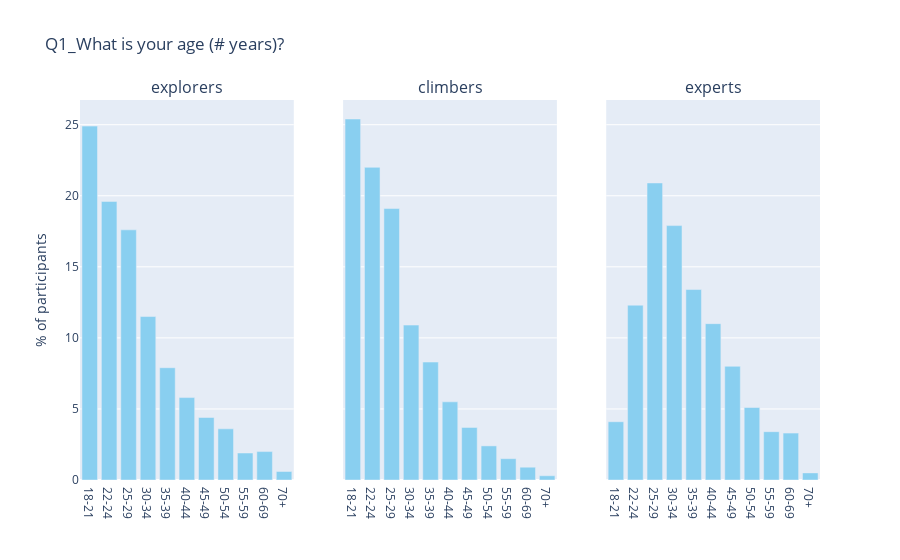

Write notebook code for a chart like this one.
### Markdown cell above
### Demographics

### Code cell
age_aggr = cluster_aggr(binary_data, range(qs_num["Age"][0], qs_num["Age"][1]))
age_aggr = percentage_row(age_aggr)

cols = age_aggr.columns

cols = ['18-21','22-24','25-29','30-34','35-39','40-44','45-49','50-54','55-59','60-69','70+']

age_aggr = age_aggr.loc[age_aggr['cluster'].isin([0,1,2])]

plot_bar_perc(age_aggr, cols)

### Figure 1 — Plotly figure (JSON) as saved in the notebook; plotly's stock layout.template omitted (floating-point values rounded to 4 significant figures)
{"data": [{"marker": {"color": "#89CFF0"}, "name": "", "type": "bar", "x": ["18-21"], "xaxis": "x", "y": [24.9], "yaxis": "y"}, {"marker": {"color": "#89CFF0"}, "name": "", "type": "bar", "x": ["22-24"], "xaxis": "x", "y": [19.6], "yaxis": "y"}, {"marker": {"color": "#89CFF0"}, "name": "", "type": "bar", "x": ["25-29"], "xaxis": "x", "y": [17.6], "yaxis": "y"}, {"marker": {"color": "#89CFF0"}, "name": "", "type": "bar", "x": ["30-34"], "xaxis": "x", "y": [11.5], "yaxis": "y"}, {"marker": {"color": "#89CFF0"}, "name": "", "type": "bar", "x": ["35-39"], "xaxis": "x", "y": [7.9], "yaxis": "y"}, {"marker": {"color": "#89CFF0"}, "name": "", "type": "bar", "x": ["40-44"], "xaxis": "x", "y": [5.8], "yaxis": "y"}, {"marker": {"color": "#89CFF0"}, "name": "", "type": "bar", "x": ["45-49"], "xaxis": "x", "y": [4.4], "yaxis": "y"}, {"marker": {"color": "#89CFF0"}, "name": "", "type": "bar", "x": ["50-54"], "xaxis": "x", "y": [3.6], "yaxis": "y"}, {"marker": {"color": "#89CFF0"}, "name": "", "type": "bar", "x": ["55-59"], "xaxis": "x", "y": [1.9], "yaxis": "y"}, {"marker": {"color": "#89CFF0"}, "name": "", "type": "bar", "x": ["60-69"], "xaxis": "x", "y": [2], "yaxis": "y"}, {"marker": {"color": "#89CFF0"}, "name": "", "type": "bar", "x": ["70+"], "xaxis": "x", "y": [0.6], "yaxis": "y"}, {"marker": {"color": "#89CFF0"}, "name": "", "type": "bar", "x": ["18-21"], "xaxis": "x2", "y": [25.4], "yaxis": "y2"}, {"marker": {"color": "#89CFF0"}, "name": "", "type": "bar", "x": ["22-24"], "xaxis": "x2", "y": [22], "yaxis": "y2"}, {"marker": {"color": "#89CFF0"}, "name": "", "type": "bar", "x": ["25-29"], "xaxis": "x2", "y": [19.1], "yaxis": "y2"}, {"marker": {"color": "#89CFF0"}, "name": "", "type": "bar", "x": ["30-34"], "xaxis": "x2", "y": [10.9], "yaxis": "y2"}, {"marker": {"color": "#89CFF0"}, "name": "", "type": "bar", "x": ["35-39"], "xaxis": "x2", "y": [8.3], "yaxis": "y2"}, {"marker": {"color": "#89CFF0"}, "name": "", "type": "bar", "x": ["40-44"], "xaxis": "x2", "y": [5.5], "yaxis": "y2"}, {"marker": {"color": "#89CFF0"}, "name": "", "type": "bar", "x": ["45-49"], "xaxis": "x2", "y": [3.7], "yaxis": "y2"}, {"marker": {"color": "#89CFF0"}, "name": "", "type": "bar", "x": ["50-54"], "xaxis": "x2", "y": [2.4], "yaxis": "y2"}, {"marker": {"color": "#89CFF0"}, "name": "", "type": "bar", "x": ["55-59"], "xaxis": "x2", "y": [1.5], "yaxis": "y2"}, {"marker": {"color": "#89CFF0"}, "name": "", "type": "bar", "x": ["60-69"], "xaxis": "x2", "y": [0.9], "yaxis": "y2"}, {"marker": {"color": "#89CFF0"}, "name": "", "type": "bar", "x": ["70+"], "xaxis": "x2", "y": [0.3], "yaxis": "y2"}, {"marker": {"color": "#89CFF0"}, "name": "", "type": "bar", "x": ["18-21"], "xaxis": "x3", "y": [4.1], "yaxis": "y3"}, {"marker": {"color": "#89CFF0"}, "name": "", "type": "bar", "x": ["22-24"], "xaxis": "x3", "y": [12.3], "yaxis": "y3"}, {"marker": {"color": "#89CFF0"}, "name": "", "type": "bar", "x": ["25-29"], "xaxis": "x3", "y": [20.9], "yaxis": "y3"}, {"marker": {"color": "#89CFF0"}, "name": "", "type": "bar", "x": ["30-34"], "xaxis": "x3", "y": [17.9], "yaxis": "y3"}, {"marker": {"color": "#89CFF0"}, "name": "", "type": "bar", "x": ["35-39"], "xaxis": "x3", "y": [13.4], "yaxis": "y3"}, {"marker": {"color": "#89CFF0"}, "name": "", "type": "bar", "x": ["40-44"], "xaxis": "x3", "y": [11], "yaxis": "y3"}, {"marker": {"color": "#89CFF0"}, "name": "", "type": "bar", "x": ["45-49"], "xaxis": "x3", "y": [8], "yaxis": "y3"}, {"marker": {"color": "#89CFF0"}, "name": "", "type": "bar", "x": ["50-54"], "xaxis": "x3", "y": [5.1], "yaxis": "y3"}, {"marker": {"color": "#89CFF0"}, "name": "", "type": "bar", "x": ["55-59"], "xaxis": "x3", "y": [3.4], "yaxis": "y3"}, {"marker": {"color": "#89CFF0"}, "name": "", "type": "bar", "x": ["60-69"], "xaxis": "x3", "y": [3.3], "yaxis": "y3"}, {"marker": {"color": "#89CFF0"}, "name": "", "type": "bar", "x": ["70+"], "xaxis": "x3", "y": [0.5], "yaxis": "y3"}], "layout": {"annotations": [{"font": {"size": 16}, "showarrow": false, "text": "explorers", "x": 0.1444, "xanchor": "center", "xref": "paper", "y": 1, "yanchor": "bottom", "yref": "paper"}, {"font": {"size": 16}, "showarrow": false, "text": "climbers", "x": 0.5, "xanchor": "center", "xref": "paper", "y": 1, "yanchor": "bottom", "yref": "paper"}, {"font": {"size": 16}, "showarrow": false, "text": "experts", "x": 0.8556, "xanchor": "center", "xref": "paper", "y": 1, "yanchor": "bottom", "yref": "paper"}], "showlegend": false, "title": {"text": "Q1_What is your age (# years)?"}, "xaxis": {"anchor": "y", "domain": [0, 0.2889]}, "xaxis2": {"anchor": "y2", "domain": [0.3556, 0.6444]}, "xaxis3": {"anchor": "y3", "domain": [0.7111, 1]}, "yaxis": {"anchor": "x", "domain": [0, 1], "title": {"text": "% of participants"}}, "yaxis2": {"anchor": "x2", "domain": [0, 1], "matches": "y", "showticklabels": false}, "yaxis3": {"anchor": "x3", "domain": [0, 1], "matches": "y", "showticklabels": false}}}
